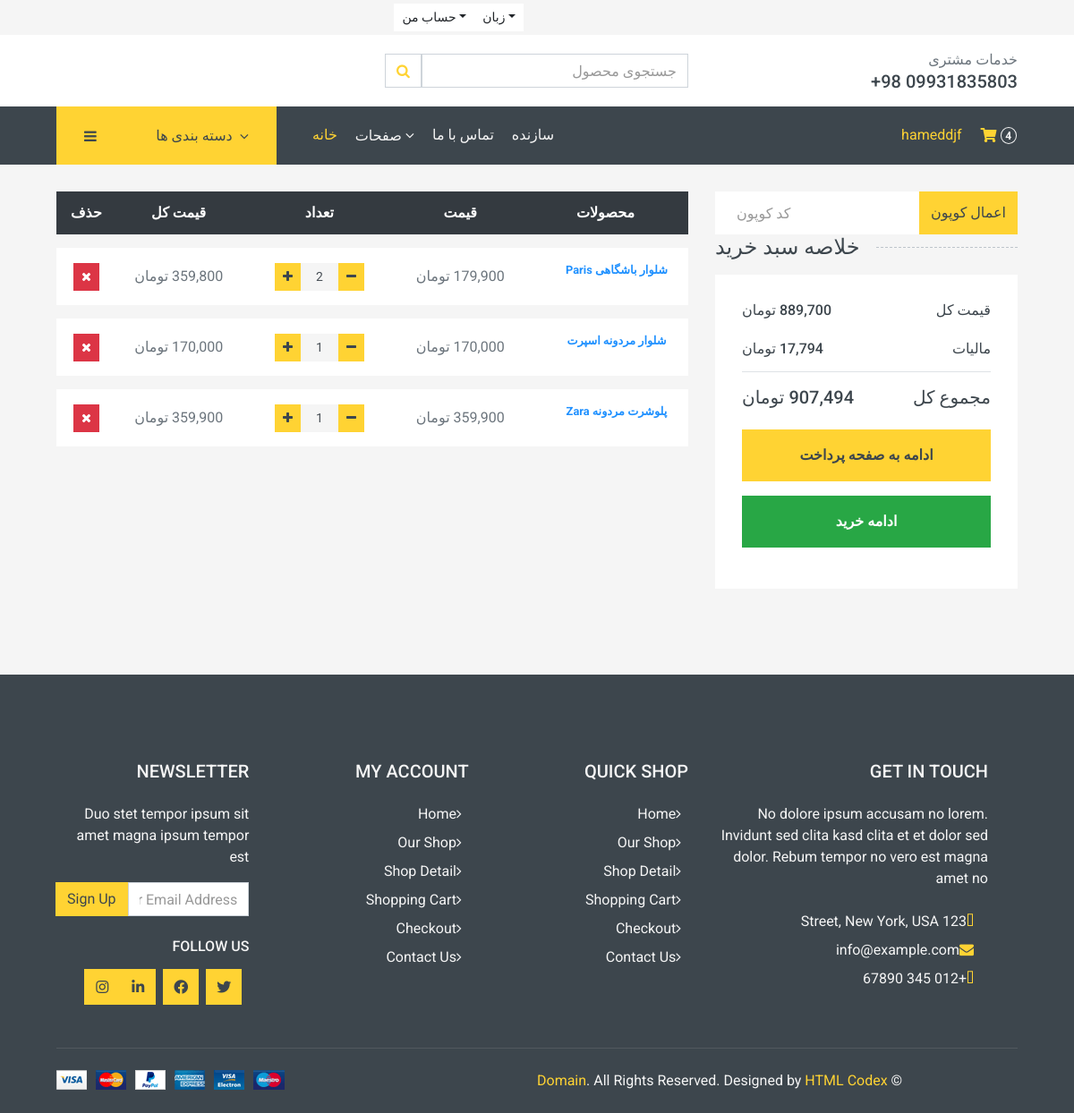
The app's page /cart/ (signed in), older data.
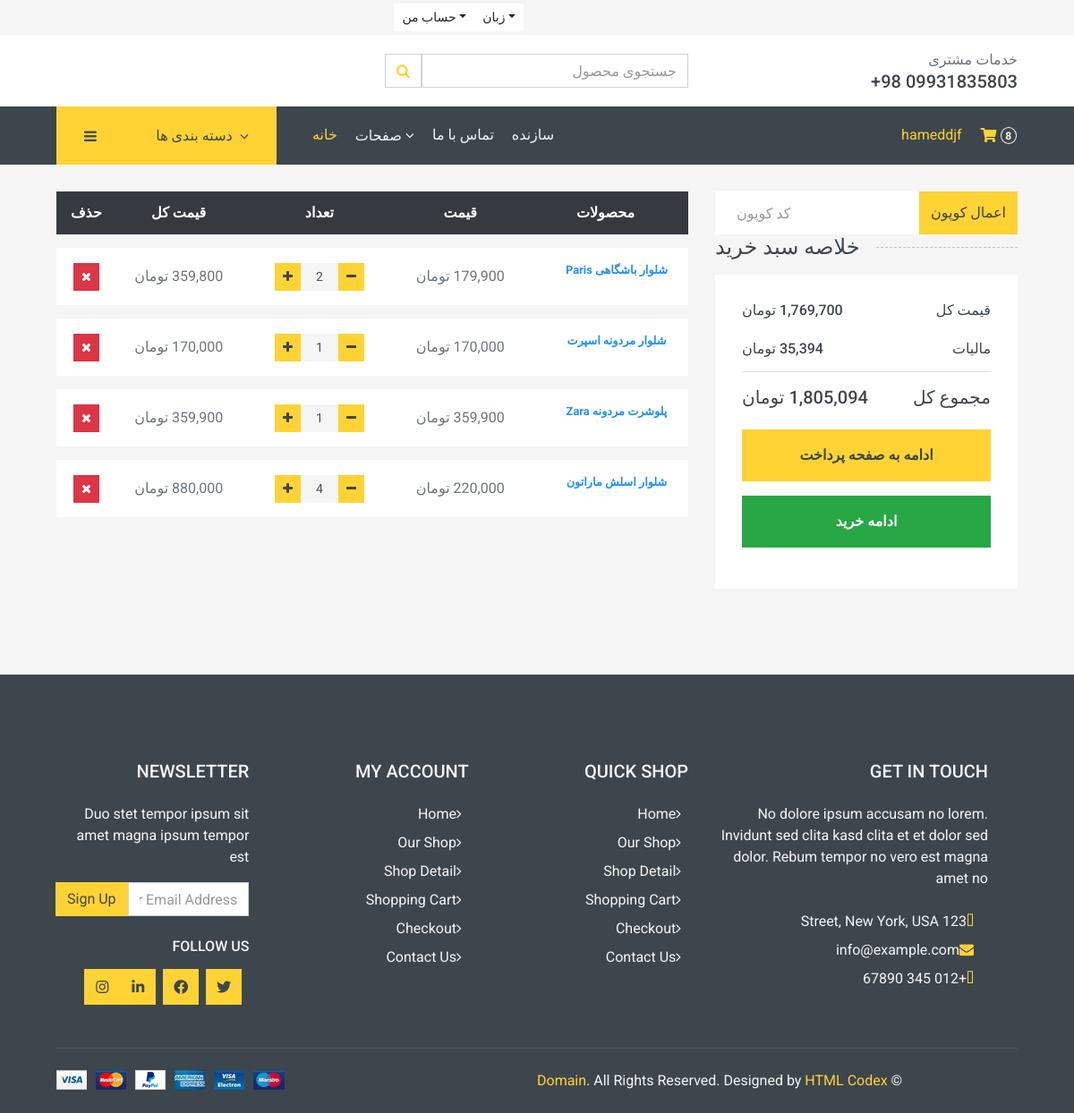
The same page, newer data.
### carts/models.py (models this page shows, shortened)
class CartItem(models.Model):
    user = models.ForeignKey(
        "accounts.Account", verbose_name=_("کاربر"),
        on_delete=models.CASCADE, null=True)
    cart = models.ForeignKey(Cart, on_delete=models.CASCADE, null=True)
    product = models.ForeignKey(Product, on_delete=models.CASCADE)
    variations = models.ManyToManyField(
        Variation, verbose_name=_("واریانت ها"), blank=True)
    quantity = models.IntegerField(default=1)
    is_active = models.BooleanField(default=True)
    def sub_total(self):
        return self.product.price * self.quantity
    class Meta:
        verbose_name = ("کالا سبد خرید")
        verbose_name_plural = ("کالاهای سبد خرید")

### store/models.py (models this page shows, shortened)
class Product(models.Model):
    title = models.CharField(max_length=50, unique=True)
    slug = models.SlugField(max_length=50, unique=True)
    concise = models.TextField(max_length=500, blank=True)
    description = models.TextField(blank=True,)
    variation = models.ManyToManyField(
        Variation, related_name='variation_products')
    price = models.IntegerField(default=0)
    image = models.ImageField(upload_to='images/product_images',
                              height_field=None,
                              width_field=None,
                              max_length=None)
    stock = models.IntegerField()
    is_available = models.BooleanField(default=False)
    category = models.ForeignKey(
        Category, verbose_name='دسته بندی', on_delete=models.CASCADE, related_name='category_products')
    created_date = models.DateField(auto_now=False, auto_now_add=True)
    modified_date = models.DateTimeField(auto_now=True, auto_now_add=False)
    discount = models.IntegerField(default=0,)
    def get_url(self):
        return reverse('products_detail', args=[self.category.slug, self.slug])
    class Meta:
        verbose_name = ("محصول")
        verbose_name_plural = ("محصولات")

### carts/views.py (the view, shortened to what this page needs)
# urls.py: path('', CartView.as_view(), name='cart_page'),
class CartView(View):
    def get(self, request):
        try:
            tax = 0
            grand_total = 0
            total = 0
            quantity = 0
            if request.user.is_authenticated:
                cart_items = CartItem.objects.filter(
                    user=request.user, is_active=True)
            else:
                cart = Cart.objects.get(cart_id=_cart_id(request))
                cart_items = CartItem.objects.filter(cart=cart, is_active=True)
            for cart_item in cart_items:
                total += (cart_item.product.price * cart_item.quantity)
                quantity += cart_item.quantity
            tax = (2 * total) / 100
            grand_total = total + tax
        except ObjectDoesNotExist:
            cart_items = []
        context = {
            'total': total,
            'quantity': quantity,
            'cart_items': cart_items,
            'tax': tax,
            'grand_total': grand_total,
        }
        return render(request, 'store/cart.html', context)

### carts/context_processors.py (called while the page is built)
def counter(request):
    cart_count = 0
    if str('admin') is request.path:
        return {}
    else:
        try:
            cart = Cart.objects.filter(cart_id=_cart_id(request))
            if request.user.is_authenticated:
                cart_items = CartItem.objects.all().filter(user=request.user)
            else:
                cart_items = CartItem.objects.all().filter(cart=cart[:1])
            for cart_item in cart_items:
                cart_count += cart_item.quantity
        except Cart.DoesNotExist:
            cart_count = 0
    return dict(cart_count=cart_count)

### carts/views.py (called while the page is built)
def _cart_id(request):
    cart = request.session.session_key
    if not cart:
        cart = request.session.create()
    return cart

### category/context_processors.py (called while the page is built)
def menu_links(request):
    links = Category.objects.all()
    return dict(links=links)

### category/models.py (called while the page is built)
    def get_absolute_url(self):
        return reverse('products_by_category', args=[self.slug])

### category/templatetags/custom_tags.py (called while the page is built)
@register.filter
def format_price(value):
    if value is None:
        return ''
    value = str(int(value))
    parts = []
    while value:
        parts.insert(0, value[-3:])
        value = value[:-3]
    formatted_value = ','.join(parts)
    return f"{formatted_value} تومان"

### templates/store/cart.html (shortened to what the changed rows need)
{% extends "base.html" %}
{% load static %}
{% load custom_tags %}
{% block main %}
    <div class="container-fluid">
      {% if not cart_items %}
        <h2 class='text-center rtl'>. سبد خرید شما خالیست </h2>
        </br>
        <div class='text-center'>
          <a href='{% url "store" %}' class='btn btn-primary' > ادامه خرید</a>
        </div>
    {% else %}
      <div class="row px-xl-5">
        <div class="col-lg-8 table-responsive mb-5">
          <table class="table table-light table-borderless table-hover text-center mb-0">
            <thead class="thead-dark">
              <tr>
                <th>محصولات</th>
                <th>قیمت</th>
                <th>تعداد</th>
                <th>قیمت کل</th>
                <th>حذف</th>
              </tr>
            </thead>
            <tbody class="align-middle">
              {% for cart_item in cart_items %}
                  <tr>
                    <td class="align-middle">
                      <figcaption class='info'>
                        <a href='{{ cart_item.product.get_url }}' class='text-muted small'>
                          <strong class="colorful">{{cart_item.product.title}}</strong>
                        </a>
                      </figcaption>
                    </td>
                    <td class="align-middle">{{cart_item.product.price|format_price}}</td>
                    <td class="align-middle">
                      <div class="col">
                        <div class="input-group mx-auto" style="width: 100px;" >
                            <div class="input-group-btn">
                            <a href="{% url 'cart:remove_from_cart_page' cart_item.product.id cart_item.id %}" class="btn btn-sm btn-primary btn-minus" type="button"> <i class="fa fa-minus"></i> </a>
                            </div>
                            <input type="text" class="form-control form-control-sm bg-secondary border-0 text-center"  value="{{cart_item.quantity}}">
                            <div class="input-group-btn">
                                <form action="{% url 'cart:add_to_cart_page' cart_item.product.id  %}" method='POST'>
                                    <button class="btn btn-sm btn-primary btn-plus" type="submit" id="button-minus"> <i class="fa fa-plus"></i> </button>
                                </form>
                            </div>
                        </div>
                    </td>
                    <td class="align-middle">{{cart_item.sub_total|format_price}}</td>
                    <td class="align-middle">
                      <a href='{% url "cart:delete_cart_item_page" cart_item.product.id cart_item.id %}' onclick="return confirm('ایا مطمعئن هستین میخواهید این محصول را حذف کنید؟')" class="btn btn-sm btn-danger"><i class="fa fa-times"></i></a>
                    </td>
                  </tr>
              {% endfor %}
            </tbody>
          </table>
        </div>
        <div class="col-lg-4">
            <div class="input-group">
              <input type="text" class="form-control border-0 p-4 floatformat : right" placeholder="کد کوپون" />
              <div class="input-group-append">
                <button class="btn btn-primary">اعمال کوپون</button>
              </div>
            </div>
          <h5 class="section-title position-relative text-uppercase mb-3"><span class="bg-secondary pr-3">خلاصه سبد خرید</span></h5>
          <div class="bg-light p-30 mb-5">
            <div class="border-bottom pb-2">
              <div class="d-flex justify-content-between mb-3">
                <h6>قیمت کل</h6>
                <h6>{{total|format_price}}</h6>
              </div>
              <div class="d-flex justify-content-between">
                <h6 class="font-weight-medium">مالیات</h6>
                <h6 class="font-weight-medium">{{tax|format_price}}</h6>
              </div>
            </div>
            <div class="pt-2">
              <div class="d-flex justify-content-between mt-2">
                <h5>مجموع کل</h5>
                <h5>{{grand_total|format_price}}</h5>
              </div>
              <a href="{% url "cart:checkout_page" %}" class="btn btn-block btn-primary font-weight-bold my-3 py-3">ادامه به صفحه پرداخت</a>
              <a href="{% url 'store' %}" class="btn btn-block btn-success font-weight-bold my-3 py-3">ادامه خرید</a>
            </div>
          </div>
        </div>
      </div>
    {% endif %}
    </div>
{% endblock main %}

### templates/includes/navbar.html (shortened to what this page needs)
{% load custom_tags %}
<div class="container-fluid">
  <div class="row bg-secondary py-1 px-xl-5">
    <div class="col-lg-6 text-center text-lg-right">
      <div class="d-inline-flex align-items-center">
        <div class="btn-group">
          <button type="button" class="btn btn-sm btn-light dropdown-toggle" data-toggle="dropdown">حساب من</button>
        </div>
        <div class="btn-group">
          <button type="button" class="btn btn-sm btn-light dropdown-toggle" data-toggle="dropdown">زبان</button>
        </div>
      </div>
    </div>
  </div>
  <div class="row align-items-center bg-light py-3 px-xl-5 d-none d-lg-flex">
    <div class="col-lg-4 col-6 text-left">
      <form action="{% url "search_page" %}" class='search' method='GET'>
        <div class="input-group">
          <input type="text" class="form-control" placeholder="جستجوی محصول" name='keyword' />
          <div class="input-group-append">
            <button type='submit' class="input-group-text bg-transparent text-primary"><i class="fa fa-search" ></i></button>
          </div>
        </div>
      </form>
    </div>
    <div class="col-lg-4 col-6 text-right">
      <p class="m-0">خدمات مشتری</p>
      <h5 class="m-0">+98 09931835803</h5>
    </div>
  </div>
</div>
<div class="container-fluid bg-dark mb-30">
  <div class="row px-xl-5">
    <div class="col-lg-3 d-none d-lg-block">
      <a class="btn d-flex align-items-center justify-content-end bg-primary w-100" data-toggle="collapse" href="#navbar-vertical" style="height: 65px; padding: 0 30px;">
        <i class="fa fa-bars text-dark mr-auto"></i>
        <h6 class="text-dark m-0">دسته بندی ها</h6>
        <i class="fa fa-angle-down text-dark ml-2"></i>
      </a>
    </div>
    <div class="col-lg-9">
      <nav class="navbar navbar-expand-lg bg-dark navbar-dark py-3 py-lg-0 px-0">
        <div class="collapse navbar-collapse justify-content-between" id="navbarCollapse">
          <div class="navbar-nav mr-auto py-0">
            <a href="{% url "home" %}" class="nav-item nav-link active">خانه</a>
            <div class="nav-item dropdown">
              <a href="#" class="nav-link dropdown-toggle" data-toggle="dropdown">صفحات <i class="fa fa-angle-down mt-1"></i></a>
            </div>
            <a href="{% url 'connect:contact' %}" class="nav-item nav-link">تماس با ما</a>
            <a href="{% url 'connect:creators' %}" class="nav-item nav-link">سازنده</a>
          </div>
          <div class="navbar-nav ml-auto py-0 d-none d-lg-block">
            {% if user.is_authenticated %}
            <a href="{% url 'account:logout_page' %}">
                {% if user.get_full_name %}
                    {{ user.get_full_name }}
                {% else %}
                    {{ user.username }}
                {% endif %}
            </a>
            {% else %}
                <a href="{% url 'account:login_page' %}" class="btn px-0 ml-3">
                    <i class="fas fa-sign-in-alt text-primary"></i>
                </a>
            {% endif %}
            <a href="{% url 'cart:cart_page' %}" class="btn px-0 ml-3">
              <i class="fas fa-shopping-cart text-primary"></i>
              <span class="badge text-secondary border border-secondary rounded-circle" style="padding-bottom: 2px;">{{cart_count}}</span>
            </a>
          </div>
        </div>
      </nav>
    </div>
  </div>
</div>

Row changes from the older to the newer data that the page shows:
added CartItem: product "شلوار اسلش ماراتون", product.price "220,000 تومان", quantity "4", sub_total "880,000 تومان"
Text that changed along with them:
{{ cart_count }}: "4" → "8"
{{ total|format_price }}: "889,700 تومان" → "1,769,700 تومان"
{{ tax|format_price }}: "17,794 تومان" → "35,394 تومان"
{{ grand_total|format_price }}: "907,494 تومان" → "1,805,094 تومان"
